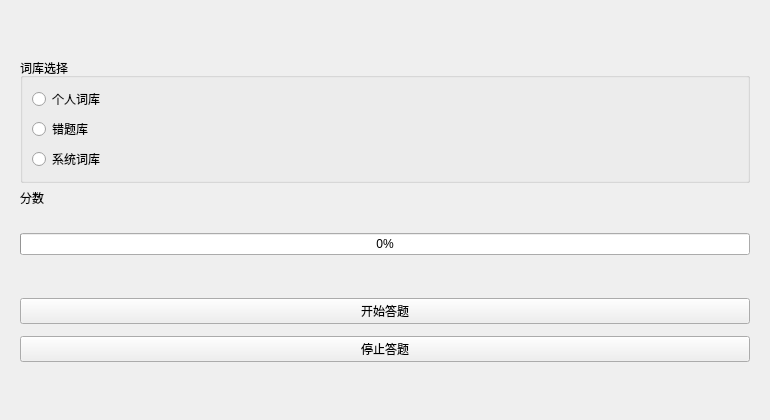
<?xml version="1.0" encoding="UTF-8"?>
<ui version="4.0">
 <class>Spellinggame</class>
 <widget class="QWidget" name="Spellinggame">
  <property name="geometry">
   <rect>
    <x>0</x>
    <y>0</y>
    <width>770</width>
    <height>420</height>
   </rect>
  </property>
  <property name="minimumSize">
   <size>
    <width>770</width>
    <height>420</height>
   </size>
  </property>
  <property name="maximumSize">
   <size>
    <width>770</width>
    <height>420</height>
   </size>
  </property>
  <property name="windowTitle">
   <string>Form</string>
  </property>
  <layout class="QHBoxLayout" name="horizontalLayout">
   <item>
    <widget class="QWidget" name="widget_2" native="true">
     <layout class="QVBoxLayout" name="verticalLayout_2">
      <item>
       <spacer name="verticalSpacer_3">
        <property name="orientation">
         <enum>Qt::Vertical</enum>
        </property>
        <property name="sizeHint" stdset="0">
         <size>
          <width>20</width>
          <height>40</height>
         </size>
        </property>
       </spacer>
      </item>
      <item>
       <widget class="QGroupBox" name="groupBox">
        <property name="title">
         <string>词库选择</string>
        </property>
        <layout class="QVBoxLayout" name="verticalLayout">
         <item>
          <widget class="QRadioButton" name="PersonalL">
           <property name="text">
            <string>个人词库</string>
           </property>
          </widget>
         </item>
         <item>
          <widget class="QRadioButton" name="WrongL">
           <property name="text">
            <string>错题库</string>
           </property>
          </widget>
         </item>
         <item>
          <widget class="QRadioButton" name="defaultL">
           <property name="text">
            <string>系统词库</string>
           </property>
          </widget>
         </item>
        </layout>
       </widget>
      </item>
      <item>
       <widget class="QLabel" name="label_2">
        <property name="text">
         <string>分数</string>
        </property>
       </widget>
      </item>
      <item>
       <widget class="QLabel" name="score">
        <property name="text">
         <string/>
        </property>
        <property name="alignment">
         <set>Qt::AlignRight|Qt::AlignTrailing|Qt::AlignVCenter</set>
        </property>
       </widget>
      </item>
      <item>
       <widget class="QProgressBar" name="progressBar">
        <property name="sizePolicy">
         <sizepolicy hsizetype="Preferred" vsizetype="Fixed">
          <horstretch>0</horstretch>
          <verstretch>0</verstretch>
         </sizepolicy>
        </property>
        <property name="value">
         <number>0</number>
        </property>
       </widget>
      </item>
      <item>
       <spacer name="verticalSpacer_2">
        <property name="orientation">
         <enum>Qt::Vertical</enum>
        </property>
        <property name="sizeHint" stdset="0">
         <size>
          <width>20</width>
          <height>40</height>
         </size>
        </property>
       </spacer>
      </item>
      <item>
       <widget class="QPushButton" name="StartBtn">
        <property name="text">
         <string>开始答题</string>
        </property>
       </widget>
      </item>
      <item>
       <widget class="Spelingmodel" name="model" native="true"/>
      </item>
      <item>
       <widget class="QPushButton" name="StopBtn">
        <property name="text">
         <string>停止答题</string>
        </property>
       </widget>
      </item>
      <item>
       <spacer name="verticalSpacer">
        <property name="orientation">
         <enum>Qt::Vertical</enum>
        </property>
        <property name="sizeHint" stdset="0">
         <size>
          <width>20</width>
          <height>40</height>
         </size>
        </property>
       </spacer>
      </item>
     </layout>
    </widget>
   </item>
  </layout>
 </widget>
 <customwidgets>
  <customwidget>
   <class>Spelingmodel</class>
   <extends>QWidget</extends>
   <header>spelingmodel.h</header>
   <container>1</container>
  </customwidget>
 </customwidgets>
 <resources/>
 <connections/>
</ui>
